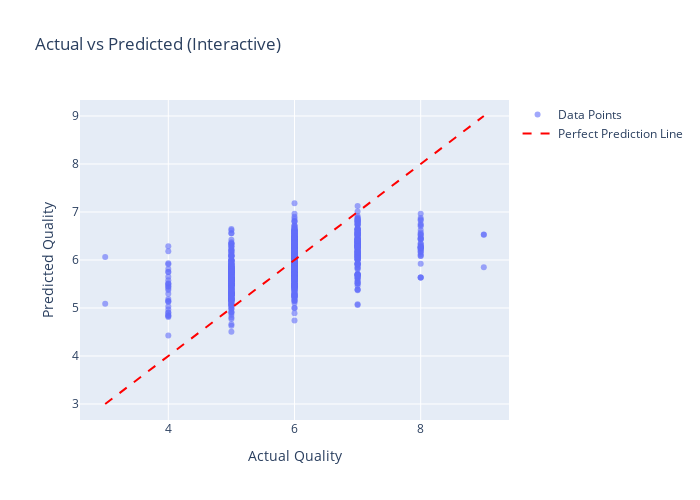

Write notebook code for a chart like this one.
### Markdown cell above
# 9. Visualisasi Hasil

## 9.1 Actual vs Predicted

### Code cell
fig = go.Figure()

fig.add_trace(go.Scatter(
    x=y_test,
    y=y_pred,
    mode='markers',
    name='Data Points',
    marker=dict(size=6, opacity=0.6)
))

# Garis diagonal referensi
min_val = min(y_test.min(), y_pred.min())
max_val = max(y_test.max(), y_pred.max())

fig.add_trace(go.Scatter(
    x=[min_val, max_val],
    y=[min_val, max_val],
    mode='lines',
    name='Perfect Prediction Line',
    line=dict(color='red', dash='dash')
))

fig.update_layout(
    title="Actual vs Predicted (Interactive)",
    xaxis_title="Actual Quality",
    yaxis_title="Predicted Quality",
    height=500,
    width=700
)

fig.show()

### Figure 1 — Plotly figure (JSON) as saved in the notebook; plotly's stock layout.template omitted (floating-point values rounded to 4 significant figures; data arrays with more than 128 entries replaced by an {"elided": "..."} marker saying what was removed)
{"data": [{"marker": {"opacity": 0.6, "size": 6}, "mode": "markers", "name": "Data Points", "type": "scatter", "x": {"elided": "980 int values"}, "y": {"elided": "980 float values"}}, {"line": {"color": "red", "dash": "dash"}, "mode": "lines", "name": "Perfect Prediction Line", "type": "scatter", "x": [3, 9], "y": [3, 9]}], "layout": {"height": 500, "title": {"text": "Actual vs Predicted (Interactive)"}, "width": 700, "xaxis": {"autorange": true, "range": [2.599, 9.401], "title": {"text": "Actual Quality"}, "type": "linear"}, "yaxis": {"autorange": true, "range": [2.667, 9.333], "title": {"text": "Predicted Quality"}, "type": "linear"}}}
